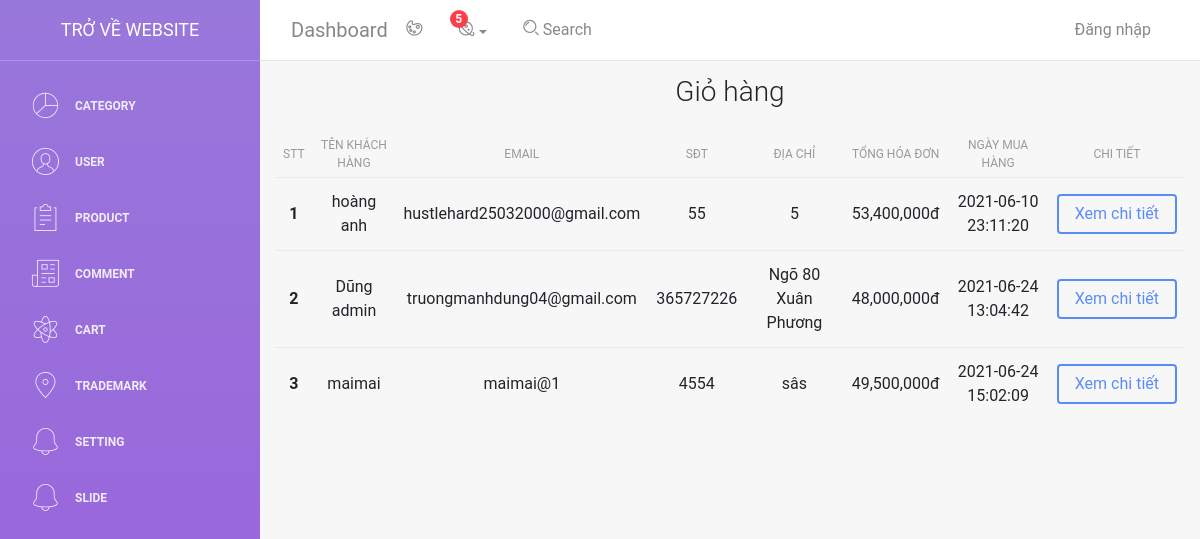
Page /admin/light-bootstrap-dashboard-master/examples/cart.php on the committed database.
### tables this page shows
CREATE TABLE `order` (
  `id` int(11) NOT NULL,
  `id_user` int(11) NOT NULL,
  `name` text NOT NULL,
  `email` text NOT NULL,
  `phone` int(11) NOT NULL,
  `address` text NOT NULL,
  `ghichu` text NOT NULL,
  `tonggia` int(11) NOT NULL,
  `time` datetime NOT NULL,
  `updatetime` datetime NOT NULL
);

### admin/light-bootstrap-dashboard-master/examples/cart.php (the view)
<?php
    include 'header.php';
?>
<div class="container">
    <h3 class="text-center mt-3 mb-3">Giỏ hàng</h3>
    <table class="table">
      <thead>
        <tr>
          <th scope="col" style="text-align: center !important;">STT</th>
          <th scope="col" style="text-align: center !important;">Tên khách hàng</th>
          <th scope="col" style="text-align: center !important;">Email</th>
          <th scope="col" style="text-align: center !important;">SĐT</th>
          <th scope="col" style="text-align: center !important;">Địa Chỉ</th>
          <th scope="col" style="text-align: center !important;">Tổng hóa đơn</th>
          <th scope="col" style="text-align: center !important;">Ngày mua hàng</th>
          <th scope="col" style="text-align: center !important;">Chi tiết</th>
        </tr>
      </thead>
      <tbody>
        <?php
            $sql = "SELECT * FROM `order`";
            $result = $conn->query($sql);
            if($result->num_rows > 0){
                $dem= 0;
                while($row = $result->fetch_assoc()){
                    $dem++;
                    echo '<tr class="text-center">
                            <th style="text-align: center !important;">'.$dem.'</th>
                            <td>'.$row['name'].'</td>
                            <td>'.$row['email'].'</td>
                            <td>'.$row['phone'].'</td>
                            <td>'.$row['address'].'</td>
                            <td>'.number_format($row['tonggia']).'đ</td>
                            <td>'.$row['time'].'</td>
                            <td>
                                <a class="btn btn-primary"href="chitietcart.php?id='.$row['id'].'">Xem chi tiết</a>
                            </td>
                        </tr>';
                }
            }
        ?>
      </tbody>
    </table>
</div>

### rows in the picture
order: name "hoàng anh", email "hustlehard25032000@gmail.com", phone "55", address "5", tonggia "53,400,000", time "2021-06-10 23:11:20"
order: name "Dũng admin", email "truongmanhdung04@gmail.com", phone "365727226", address "Ngõ 80 Xuân Phương", tonggia "48,000,000", time "2021-06-24 13:04:42"
order: name "maimai", email "maimai@1", phone "4554", address "sâs", tonggia "49,500,000", time "2021-06-24 15:02:09"
